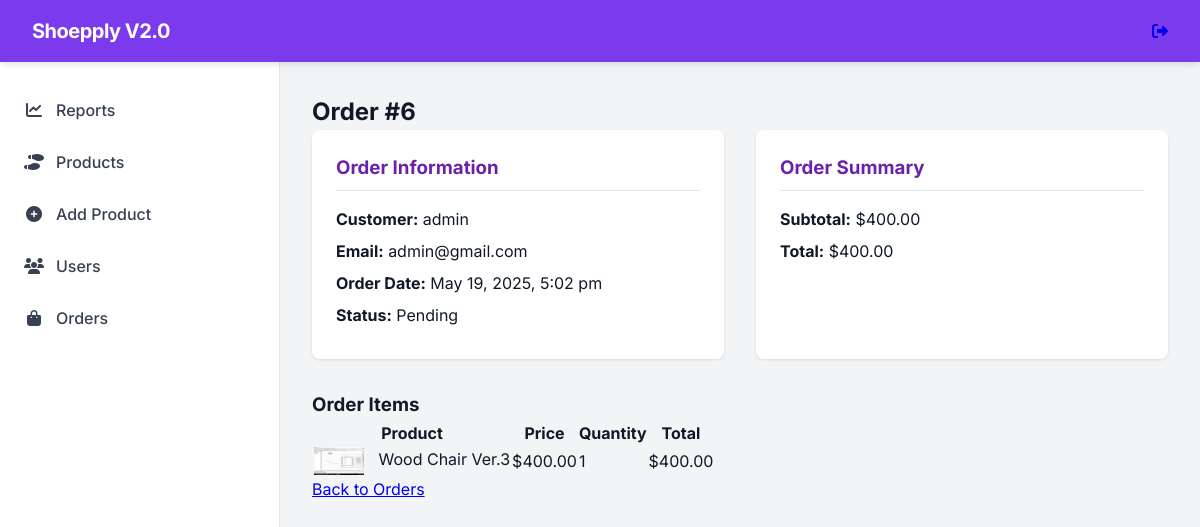
Page /admin/view_order.php?id=6 (signed in) on the committed database.
### tables this page shows
CREATE TABLE IF NOT EXISTS `orders` (
  `id` int(11) NOT NULL AUTO_INCREMENT,
  `user_id` int(11) NOT NULL,
  `total_amount` decimal(10,2) NOT NULL,
  `status` enum('pending','processing','shipped','delivered','cancelled') DEFAULT 'pending',
  `created_at` timestamp NOT NULL DEFAULT current_timestamp(),
  `updated_at` timestamp NOT NULL DEFAULT current_timestamp() ON UPDATE current_timestamp(),
  PRIMARY KEY (`id`),
  KEY `user_id` (`user_id`)
);

CREATE TABLE IF NOT EXISTS `users` (
  `id` int(11) NOT NULL AUTO_INCREMENT,
  `username` varchar(50) NOT NULL,
  `email` varchar(255) NOT NULL,
  `password` varchar(255) NOT NULL,
  `role` enum('admin','user') DEFAULT 'user',
  `created_at` timestamp NOT NULL DEFAULT current_timestamp(),
  `updated_at` timestamp NOT NULL DEFAULT current_timestamp() ON UPDATE current_timestamp(),
  PRIMARY KEY (`id`),
  UNIQUE KEY `email` (`email`)
);

CREATE TABLE IF NOT EXISTS `order_items` (
  `id` int(11) NOT NULL AUTO_INCREMENT,
  `order_id` int(11) NOT NULL,
  `product_id` int(11) NOT NULL,
  `quantity` int(11) NOT NULL,
  `price` decimal(10,2) NOT NULL,
  PRIMARY KEY (`id`),
  KEY `order_id` (`order_id`),
  KEY `product_id` (`product_id`)
);

CREATE TABLE IF NOT EXISTS `products` (
  `id` int(11) NOT NULL AUTO_INCREMENT,
  `product_name` varchar(100) NOT NULL,
  `sku` varchar(100) DEFAULT NULL,
  `product_description` text DEFAULT NULL,
  `price` decimal(10,2) NOT NULL,
  `category` varchar(50) DEFAULT NULL,
  `product_image` varchar(255) DEFAULT NULL,
  `stock_quantity` int(11) DEFAULT 0,
  `is_featured` tinyint(1) DEFAULT 0,
  `created_at` timestamp NOT NULL DEFAULT current_timestamp(),
  `updated_at` timestamp NOT NULL DEFAULT current_timestamp() ON UPDATE current_timestamp(),
  PRIMARY KEY (`id`),
  UNIQUE KEY `sku` (`sku`)
);

### admin/view_order.php (the view, shortened to what this page needs)
<?php
require_once 'header.php';
$order_id = $_GET['id'];
$stmt = $pdo->prepare("
    SELECT o.*, u.username, u.email
    FROM orders o
    JOIN users u ON o.user_id = u.id
    WHERE o.id = ?
");
$stmt->execute([$order_id]);
$order = $stmt->fetch();
$stmt = $pdo->prepare("
    SELECT oi.*, p.product_name, p.product_image
    FROM order_items oi
    JOIN products p ON oi.product_id = p.id
    WHERE oi.order_id = ?
");
$stmt->execute([$order_id]);
$items = $stmt->fetchAll();
?>
<h2>Order #<?php echo $order['id']; ?></h2>
<div class="order-details">
    <div class="order-info">
        <h3>Order Information</h3>
        <p><strong>Customer:</strong> <?php echo htmlspecialchars($order['username']); ?></p>
        <p><strong>Email:</strong> <?php echo htmlspecialchars($order['email']); ?></p>
        <p><strong>Order Date:</strong> <?php echo date('F j, Y, g:i a', strtotime($order['created_at'])); ?></p>
        <p><strong>Status:</strong>
            <span class="status-badge <?php echo strtolower($order['status']); ?>">
                <?php echo ucfirst($order['status']); ?>
            </span>
        </p>
    </div>
    <div class="order-summary">
        <h3>Order Summary</h3>
        <p><strong>Subtotal:</strong> $<?php echo number_format($order['total_amount'], 2); ?></p>
        <p><strong>Total:</strong> $<?php echo number_format($order['total_amount'], 2); ?></p>
    </div>
</div>
<h3>Order Items</h3>
<table class="admin-table">
    <thead>
        <tr>
            <th>Product</th>
            <th>Price</th>
            <th>Quantity</th>
            <th>Total</th>
        </tr>
    </thead>
    <tbody>
        <?php foreach ($items as $item): ?>
        <tr>
            <td>
                <?php if ($item['product_image']): ?>
                <img src="../<?php echo htmlspecialchars($item['product_image']); ?>" width="50" style="vertical-align: middle; margin-right: 10px;">
                <?php endif; ?>
                <?php echo htmlspecialchars($item['product_name']); ?>
            </td>
            <td>$<?php echo number_format($item['price'], 2); ?></td>
            <td><?php echo $item['quantity']; ?></td>
            <td>$<?php echo number_format($item['price'] * $item['quantity'], 2); ?></td>
        </tr>
        <?php endforeach; ?>
    </tbody>
</table>
<a href="orders.php" class="admin-button">Back to Orders</a>
<?php include 'footer.php'; ?>

### admin/header.php (style rules this page uses)
:root { --primary: #7c3aed; --primary-light: #8b5cf6; --primary-dark: #6d28d9; --gray-100: #f3f4f6; --gray-200: #e5e7eb; --gray-300: #d1d5db; --gray-700: #374151; --gray-900: #111827; --success: #10b981; --warning: #f59e0b; --danger: #ef4444; }
* { margin: 0; padding: 0; box-sizing: border-box; }
body { font-family: 'Inter', sans-serif; background-color: var(--gray-100); color: var(--gray-900); line-height: 1.5; }

### admin/view_order.php (style rules this page uses)
.order-details { display: grid; grid-template-columns: 1fr; gap: 2rem; margin-bottom: 2rem; }
@media (min-width: 768px) { .order-details { grid-template-columns: 1fr 1fr; } }
.order-info, .order-summary { background: white; padding: 1.5rem; border-radius: 0.5rem; box-shadow: 0 1px 3px rgba(0, 0, 0, 0.1); }
.order-info h3, .order-summary h3 { color: #6b21a8; margin-top: 0; margin-bottom: 1rem; padding-bottom: 0.5rem; border-bottom: 1px solid #e5e7eb; }
.order-info p, .order-summary p { margin: 0.5rem 0; }

### rows in the picture
orders: id "6", user.username "admin", user.email "admin@gmail.com", created_at "May 19, 2025, 5:02 pm", status "Pending", total_amount "400.00"
order_items: product.product_image (picture), product.product_name "Wood Chair Ver.3", price "400.00", quantity "1", $item['price']*$item['quantity'] "400.00"
